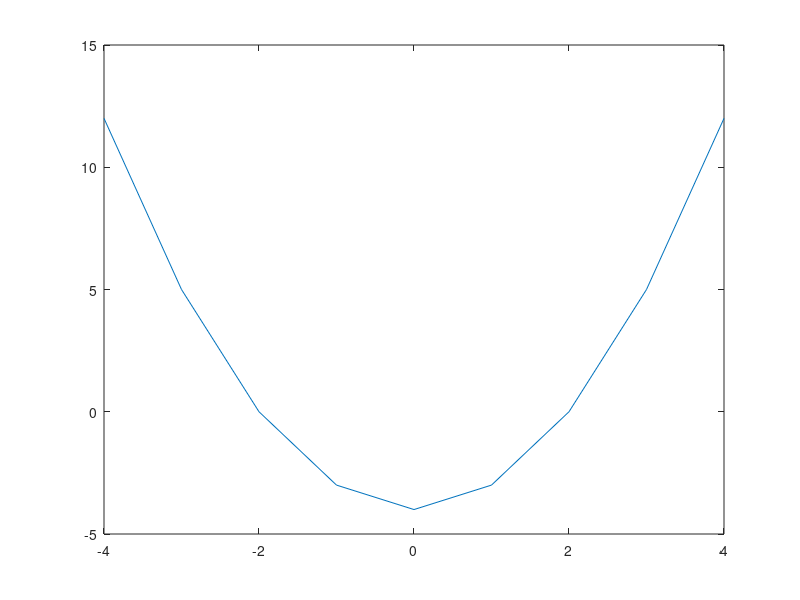

Reproduce this figure in MATLAB.
% Octave Script
% Title         :Funciones Algebraicas: Polinomiales y Racionales (EjercicioNum_1)
% Correo        :orlandourbanotrejo@gmail.com
% Description	:Script para graficar funciones y ver si son funciones polinomiales o racionales.
% Author	    :Orlando Urbano Trejo (Lando)
% Date		    :17_11_2021
% Version	    :1
% Usage		    :octave>path/EjercicioNum_1
%		        :Requiere aplicaci�n octave, usar linea de comandos
%		        :https://octaveintro.readthedocs.io/en/latest/index.html

clear
% Dominio de la funci�n
x= -4:1:4
% Regla de correspondencia
fx=(x+2).* (x-2) 
disp ('La expresi�n corresponde a una Funci�n Polinomica');
disp ('Los puntos donde f(x)=0 son los puntos (0,-4), (-2,0) y (0,2)');
% Plotear funci�n
plot (x, fx)
